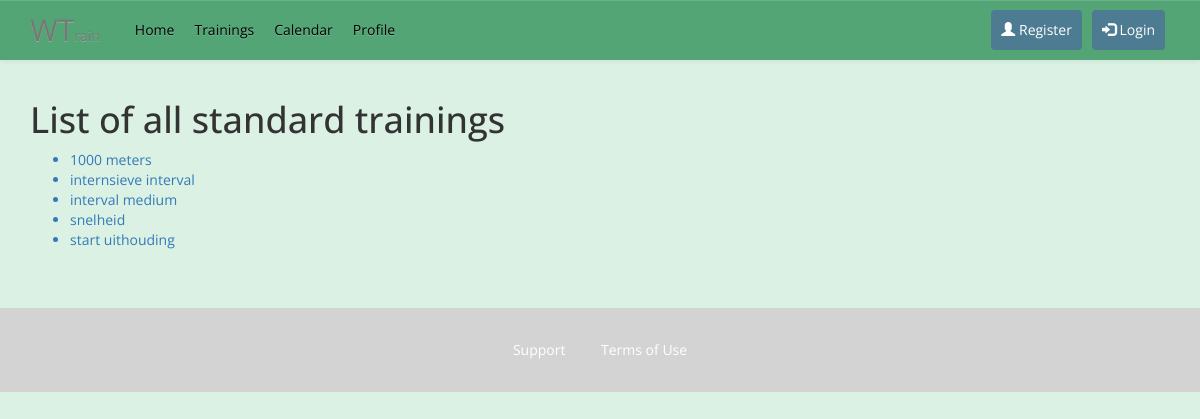
The page /all-trainings/ on the database as committed earlier.
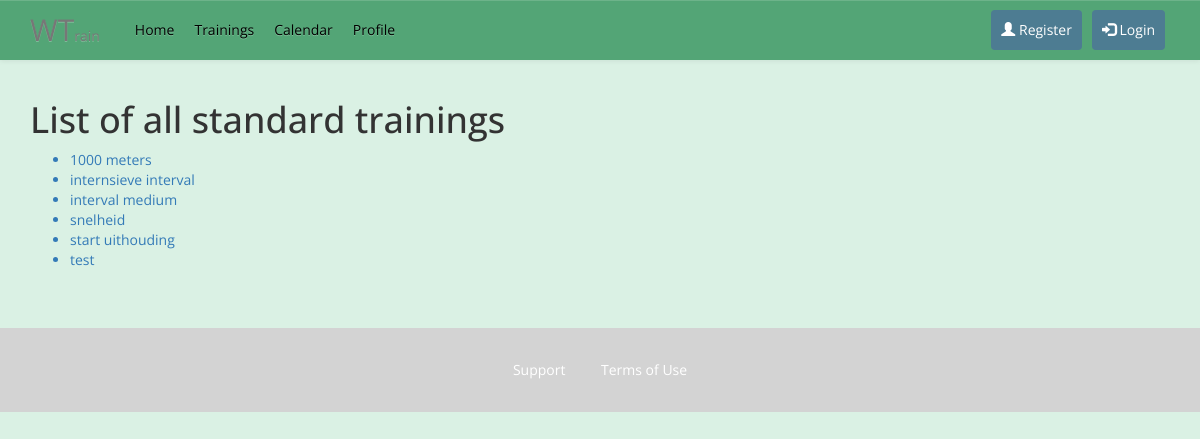
The same page on the database as committed later.
### home/models.py (models this page shows)
class Training(models.Model):
    name = models.CharField(max_length=60, default='AddName')
    date = models.DateField((u"Date"), default=datetime.date.today, blank=True)
    start_time = models.TimeField((u"Start Time"), blank=True, null=True)
    location = models.ForeignKey(Location, on_delete=models.CASCADE,)
    trainers = models.ManyToManyField(Trainer, blank=True)
    riders = models.ManyToManyField(Rider, blank=True)
    program = models.ForeignKey(Training_program, on_delete=models.CASCADE, blank=True, null=True)
    warm_up = models.ForeignKey(Warm_up, on_delete=models.CASCADE, blank=True, null=True)
    core = models.ForeignKey(Core, on_delete=models.CASCADE, blank=True, null=True)
    cool_down = models.ForeignKey(Cool_down, on_delete=models.CASCADE, blank=True, null=True)
    def __str__(self):
        return self.name
    class Meta:
        ordering = ['name']

### home/views.py (the view)
# urls.py: url(r'^all-trainings/$', views.display_trainings),
def display_trainings(request):
    trainings = Training.objects.all()
    return render(request, 'home/view_trainings.html', {'trainings': trainings})

### home/templates/home/view_trainings.html (shortened to what this page needs)
{% extends "home/base.html" %}
{% load static %}
{% block content %}
<div class="container">
    <h1>List of all standard trainings</h1>
    <ul>
        {% for training in trainings %}
            <a href="/training-detail/{{training.id}}/"><li>{{ training }}</li></a>
        {% endfor %}
    </ul>
</div>
{% endblock content %}

Rows that differ between the two databases and show on the page:
added Training: name "test"
